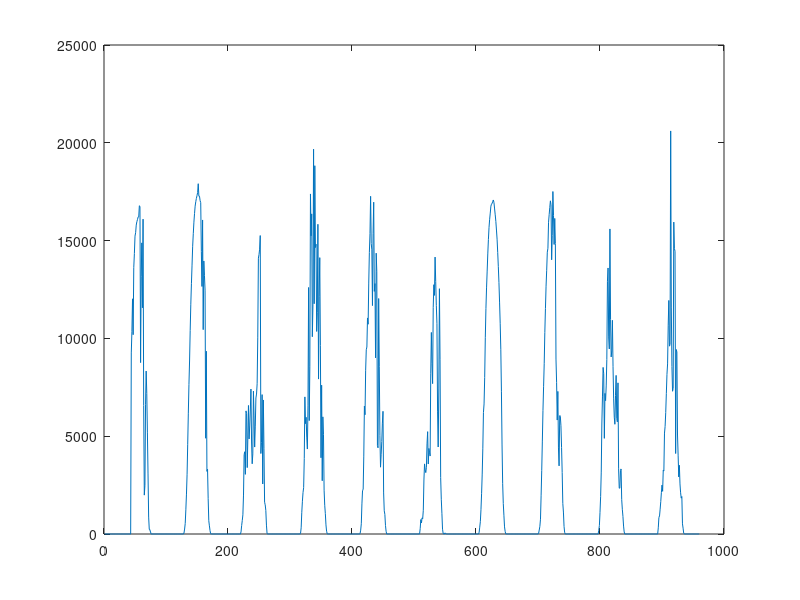

The MATLAB source for this figure: (Note: this script raises an error after producing the figure.)
%% Stationarity Tests : ADF and KPSS

%% Loading Data

load('Data_Test.mat')

%% Getting Data

Data=FullData(1:960,5);

figure(1);

plot(Data)

%% Stationarity before Differencing

ADF_StatTest=adftest(Data); % 0 - Series has Unit Root (Difference Stationary) ; 1 - Series is either Stationary or Trend-Stationary

KPSS_StatTest=kpsstest(Data); % 0 - Series is Trend Stationary ; 1- Series has a Unit Root (Difference Stationary)

%% Differencing the Series

SingleLag_Num=10;

SeasonalLag_Num=0;

D_SingleLag = LagOp({1,-1},'Lags',[0,1]);

D_SeasonalLag = LagOp({1,-1},'Lags',[0,SeasonalLag_Num]);

D_TotalLag=1; % Initialization

for i=1:SingleLag_Num
    
   D_TotalLag=D_TotalLag*D_SingleLag ;
    
end

D_TotalLag=D_TotalLag*D_SeasonalLag;

Data_Differenced=filter(D_TotalLag,Data);

figure(2);

plot(Data_Differenced);

%% Stationarity before Differencing

ADF_StatTest=adftest(Data_Differenced); % 0 - Series has Unit Root (Difference Stationary) ; 1 - Series is either Stationary or Trend-Stationary

KPSS_StatTest=kpsstest(Data_Differenced); % 0 - Series is Trend Stationary ; 1- Series has a Unit Root (Difference Stationary)

%% ACF and PACF Plots

AcfPacfLag=200;

figure(3)
subplot(2,1,1)
autocorr(Data_Differenced,'NumLags',AcfPacfLag)
subplot(2,1,2)
parcorr(Data_Differenced,'NumLags',AcfPacfLag)